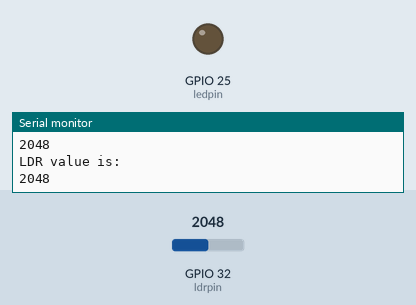
Bench run of a sketch on a simulated ESP32. On the bench: output pins drawn as LEDs (lit = HIGH), the last lines printed to the serial monitor. The inputs (shaded band) are chosen by the test bench; at power-on: GPIO 32 (ldrpin) = 2048.

Above: at 1.2 s.
1.3 s: GPIO 32 (ldrpin) set to 1955
At 2.5 s:
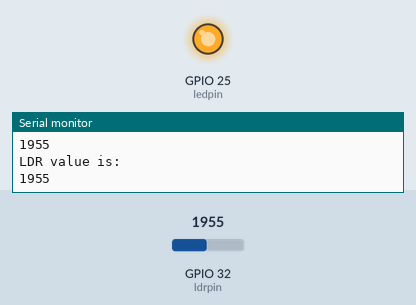
2.8 s: GPIO 32 (ldrpin) set to 2040
At 4.0 s:
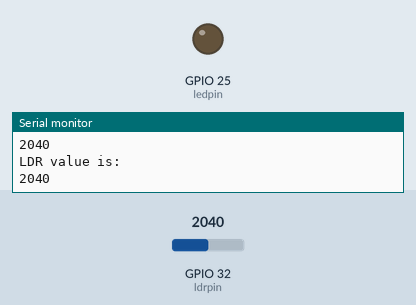
4.3 s: GPIO 32 (ldrpin) set to 1960
At 5.3 s:
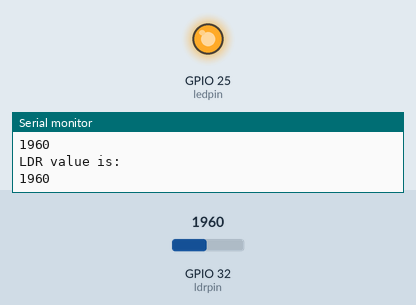
Timing chart, 0 to 7.3 s (numbered marks = the images above; inputs shaded):
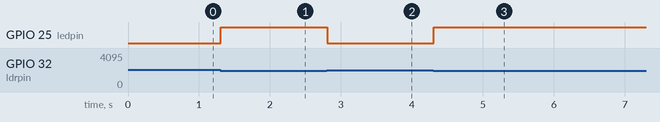

Measured:
- the behaviour switches between 2000 and 1999 on GPIO 32 (ldrpin) (found by bisection; images 0 and 1)
- after the input at 1.3 s, GPIO 25 (ledpin): LOW → HIGH at once
- after the input at 2.8 s, GPIO 25 (ledpin): HIGH → LOW at once
- after the input at 4.3 s, GPIO 25 (ledpin): LOW → HIGH at once

The sketch:

LDR.ino
```cpp
#define ldrpin 32
#define ledpin 25

int value = 0;

void setup() {
  Serial.begin(115200);
  pinMode(ledpin, OUTPUT);
  pinMode(ldrpin, INPUT);
}

void loop() {
  value = analogRead(ldrpin);
  Serial.println("LDR value is: ");
  Serial.println(value);
  if (value >=2000)                    //Define a threshold value
  {
    digitalWrite(ledpin, LOW);      //If less than threshold turn led on
  }
  else
  {
    digitalWrite(ledpin,HIGH);       // If more than threshold, turn it off
  }
  delay(100);
}
```
